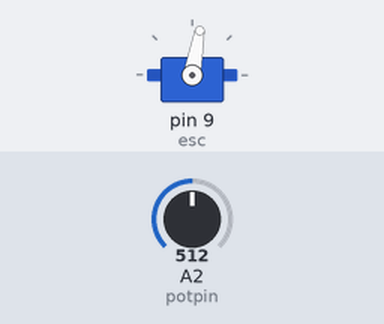
A sketch run on a simulated Arduino Uno, built with avr-gcc and run on an emulated ATmega328P. On the bench: servo. Inputs (shaded band) come from the test bench; at power-on: A2 (potpin) = 512. What the sketch prints to the serial monitor is not drawn.

Above: at 2.2 s.
2.3 s: A2 (potpin) set to 716
At 3.1 s:
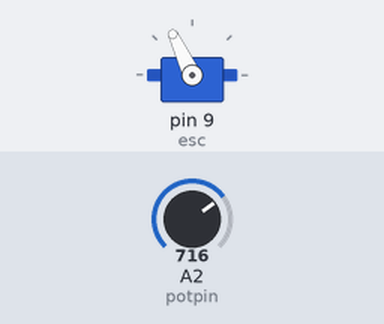
3.8 s: A2 (potpin) set to 900
At 4.4 s:
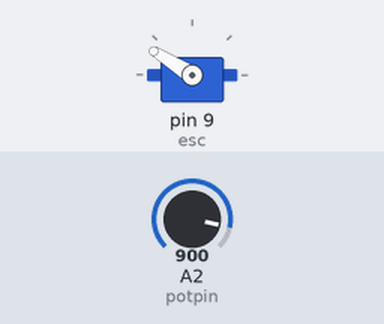
5.3 s: A2 (potpin) set to 1023
At 5.7 s:
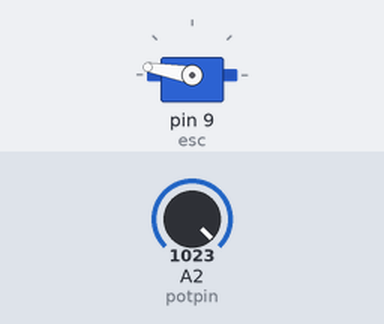
6.8 s: A2 (potpin) set to 511
At 8.0 s:
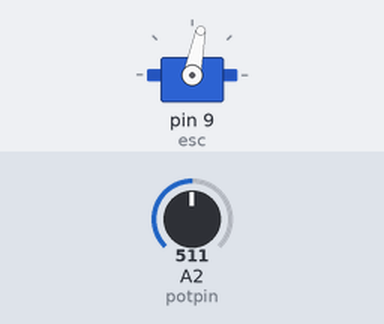
8.3 s: A2 (potpin) set to 306
At 9.4 s:
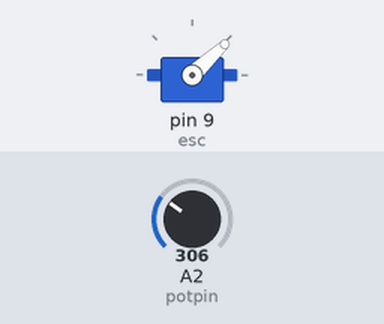
9.8 s: A2 (potpin) set to 0
At 10.7 s:
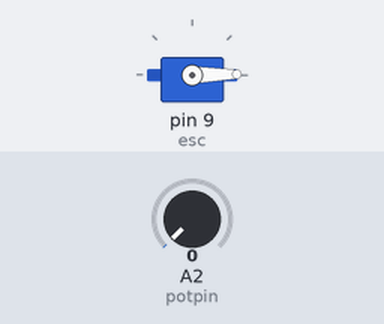
Timing chart, 0 to 12.3 s (numbered marks = the images above; inputs shaded):
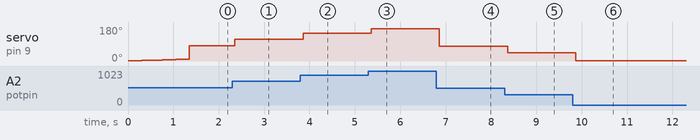

Measured:
- after the input at 2.3 s, servo on pin 9 (esc): 80° → 115° after 0.05 s
- after the input at 3.8 s, servo on pin 9 (esc): 115° → 148° after 0.06 s
- after the input at 5.3 s, servo on pin 9 (esc): 148° → 170° after 0.06 s
- after the input at 6.8 s, servo on pin 9 (esc): 170° → 79° after 0.06 s
- after the input at 8.3 s, servo on pin 9 (esc): 79° → 43° after 0.07 s
- after the input at 9.8 s, servo on pin 9 (esc): 43° → 1° after 0.07 s

The sketch:

pot2esc.ino
```cpp
// Controlling a servo position using a potentiometer (variable resistor)
// by Michal Rinott <http://people.interaction-ivrea.it/m.rinott>

#include <Servo.h>

Servo esc;  // create servo object to control a servo

int potpin = A2;  // analog pin used to connect the potentiometer
int val;    // variable to read the value from the analog pin


int arm = 1000; // defines pulse width of 1000 us
int speedvalue;
int steady = 300;
int initiate = 0;

boolean kprinted=false;

void setup()
{
  // This command sends a pulse train
  // from pin 9 that continues until
  // the pin is called to do something else.
  Serial.begin(9600);
//  for(int i=0;i<5;i++){
//     Serial.println(10-i);
//     delay(1000);
//  }
  esc.attach(9,1000,2000);
  esc.write(1);
  Serial.println("esc");
}

//void xloop()
//{
//  val = analogRead(potpin);            // reads the value of the potentiometer (value between 0 and 1023)
//  // print the results to the serial monitor:
//  //  Serial.print("sensor = " );
//  //  Serial.print(val);
//
//  int sval = map(val, 0, 1023, 0, 179);     // scale it to use it with the servo (value between 0 and 180)
//  //  Serial.print("\t output = ");
//  // Serial.println(sval);
//
//  myservo.write(sval);                  // sets the servo position according to the scaled value
//  delay(15);                           // waits for the servo to get there
//}


void loop()
{

  /*
Calls a sub to throttle up motor from 0 rpm to a steady running value.
   The if statement is used to run the throttle up once.
   */
  if (initiate < 1){
    throttleUp();
    initiate = 1;
  }

  /*
    run dodoo
   */

  if (initiate < 2){
    if(!kprinted){
      kprinted=true;
      Serial.println("knobmode");
    }
    int aval=analogRead(potpin);
    int sval = map(aval, 0, 1023, 0, 180);     // scale it to use it with the servo (value between 0 and 180)
    if(sval>10){
      esc.write(sval-10);
      delay(100);
    }else{
      esc.write(1);
    }
  }


}


//**************************************************


void throttleUp(){
  Serial.println("throttleup");

  for (int count = 1; count < 10; count++){
    esc.write(count);
    delay(150);
  }
 Serial.println("end throttleup");
}
```
